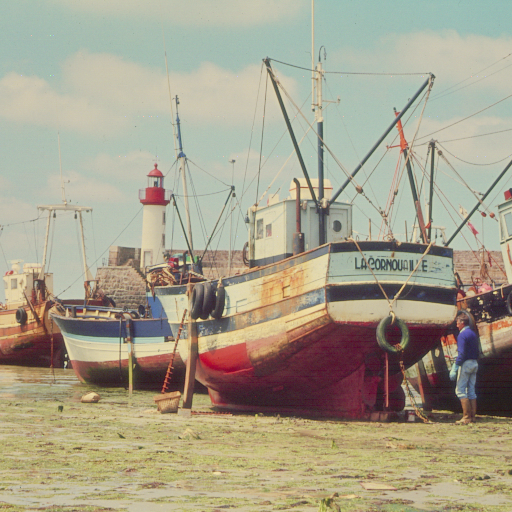
//> input picture tp2/images/boats.bmp, 512 x 512 px
$ ./mainTp2 images/boats.bmp   (built with g++ and OpenCV 4)
//> lines starting //> are read from the running program, lines starting //| are printed output that depends on the picture; after the words box and inside, x2 and y2 are one past the last pixel; in counts of white or black regions, pixels touching at a corner belong together

#include <iostream>

#include <opencv2/opencv.hpp>
#include <opencv2/core/core.hpp>
#include <opencv2/highgui/highgui.hpp>
#include <opencv2/imgproc/imgproc.hpp>
#include <opencv2/line_descriptor/descriptor.hpp>

//#include <opencv2/contrib/contrib.hpp>

using namespace cv;
using namespace std;

void saveImage(const Mat & src, Mat & out, std::string name) {
	Mat tmp;
	src.convertTo(tmp, CV_8UC1, 255);
	out = tmp;
	imwrite("../SaveTP2/im"+name+".bmp", out);
}

//=======================================================================================
// computeHistogram
//=======================================================================================
void computeHistogram(const Mat& inputComponent, Mat& myHist)
{
	/// Establish the number of bins
	int histSize = 256;
	/// Set the ranges ( for B,G,R) )
	float range[] = { 0, 256 } ;
	const float* histRange = { range };
	bool uniform = true;
	bool accumulate = false;

	/// Compute the histograms:
	calcHist( &inputComponent, 1, 0, Mat(), myHist, 1, &histSize, &histRange, uniform, accumulate );
}

//=======================================================================================
// displayHistogram
//=======================================================================================
void displayHistogram(const Mat& myHist, std::string name)
{
	// Establish the number of bins
	int histSize = 256;
	// Draw one histogram
	int hist_w = 512; int hist_h = 400;
	int bin_w = cvRound( (double) hist_w/histSize );
	Mat histImage( hist_h, hist_w, CV_8UC3, Scalar( 0,0,0) );
	/// Normalize the result to [ 0, histImage.rows ]
	Mat myHistNorm;
	normalize(myHist, myHistNorm, 0, histImage.rows, NORM_MINMAX, -1, Mat() );

	/// Draw for each channel
	for( int i = 1; i < histSize; i++ )
	{
		line( histImage, Point( bin_w*(i-1), hist_h - cvRound(myHistNorm.at<float>(i-1)) ) , Point( bin_w*(i), hist_h - cvRound(myHistNorm.at<float>(i)) ), Scalar( 255, 255, 255), 2, 8, 0 );
	}
	/// Display
	Mat histImageSave;
	saveImage(histImage, histImageSave, "histo"+name);
}

//=======================================================================================
// Mat norm_0_255(InputArray _src)
// Create and return normalized image
//=======================================================================================
// [17 lines left out: function norm_0_255, not called in this run]

//Conversion BGR --> YCrCb
void bgrToYCrCb(const Mat & src, Mat & out) {
	cvtColor(src, out, cv::COLOR_BGR2YCrCb);
}

//=======================================================================================
// EQM
//=======================================================================================
double eqm(const Mat & img1, const Mat & img2)
{
	double eqm = 0;
	for(int i=0; i < img1.rows; i++)
	{
		const unsigned char* Mimg1 = img1.ptr<unsigned char>(i);
		const unsigned char* Mimg2 = img2.ptr<unsigned char>(i);
		for(int j=0; j < img1.cols; j++)
		{
			eqm += (double) (abs(Mimg1[j] - Mimg2[j]) * abs(Mimg1[j] - Mimg2[j]));
		}
	}
	eqm = eqm/(double)(img1.rows * img1.cols);
	return eqm;
}

//=======================================================================================
// psnr
//=======================================================================================
// [6 lines left out: function psnr, not called in this run]

double psnrFloat(const Mat & imgSrc, const Mat & imgDeg)
{
	//Conversion
	Mat imgSrcUCHAR;
	imgSrc.convertTo(imgSrcUCHAR, CV_8UC1, 255);
	Mat imgDegUCHAR;
	imgDeg.convertTo(imgDegUCHAR, CV_8UC1, 255);

	//Calculs
	double EQM = eqm(imgSrcUCHAR,imgDegUCHAR);
	double PSNR = 10*log10(255*255/EQM);
	return PSNR;
}

//=======================================================================================
// entropie
//=======================================================================================
double entropie(Mat & imgSrc)
{
	Mat histo;
   	computeHistogram(imgSrc,histo);
	double res = 0;
	for(int i = 0; i < histo.rows; i++) {
		float proba = histo.at<float>(i)/(imgSrc.rows*imgSrc.cols);
		if(proba > 0) res += proba*log2(proba);
	}
	return -res;
}

//=======================================================================================
// Coeffs dct
//=======================================================================================
void dctCoeffs(const Mat & in, Mat & outColor, Mat & out) {
	Mat inUCHAR;
	in.convertTo(inUCHAR, CV_8UC1, 255);
	Mat outCalcul = Mat(inUCHAR.rows, inUCHAR.cols, CV_8UC1);
	out = Mat(inUCHAR.rows, inUCHAR.cols, CV_8UC1);

	double min, max;
	minMaxLoc(inUCHAR,&min,&max);
	for(int i = 0; i < in.rows; i++) {
		for(int j = 0; j < in.cols; j++) {
			out.at<uchar>(i,j) = log(1+abs(inUCHAR.at<uchar>(i,j)))/log(1+max)*255;
		}
	}
	applyColorMap(out, outColor, COLORMAP_JET);
}

//=======================================================================================
// recopier Block
//=======================================================================================
void RecopieBlock(const Mat & in, Mat & out,int i,int j) {
	for(int i2 = 0; i2 < 8; i2++) {
		for(int j2 = 0; j2 < 8; j2++) {
			out.at<float>(i+i2,j+j2) =in.at<float>(i2,j2);
		}
	}
}

//=======================================================================================
// filtre A
//=======================================================================================
void filtreA(Mat & in) {
	Mat filtre = Mat(8,8, CV_32FC1);
	for(int i=0;i<in.rows;i++){
		for(int j=0;j<in.cols;j++){
			filtre.at<float>(i,j) =0;
		}
	}

	filtre.at<float>(0,0) =1.f;
	filtre.at<float>(0,1) =1.f;
	filtre.at<float>(0,2) =1.f;
	filtre.at<float>(0,3) =1.f;
	filtre.at<float>(0,4) =1.f;
	filtre.at<float>(1,0) =1.f;
	filtre.at<float>(1,1) =1.f;
	filtre.at<float>(1,2) =1.f;
	filtre.at<float>(1,3) =1.f;
	filtre.at<float>(2,0) =1.f;
	filtre.at<float>(2,1) =1.f;
	filtre.at<float>(2,2) =1.f;
	filtre.at<float>(3,0) =1.f;
	filtre.at<float>(3,1) =1.f;
	filtre.at<float>(4,0) =1.f;
	for(int i=0;i<in.rows;i++){
		for(int j=0;j<in.cols;j++){
			in.at<float>(i,j) =in.at<float>(i,j)*filtre.at<float>(i,j);
		}
	}
}

//=======================================================================================
// filtre B
//=======================================================================================
// [90 lines left out: function filtreB, not called in this run]

//=======================================================================================
// DCT par blocs
//=======================================================================================
void dctParBlocs(const Mat & in, Mat & DCT,Mat & DCTinv, int choix) {
	for(int i = 0; i < in.rows; i = i+8) {
		for(int j = 0; j < in.cols; j = j+8) {
			Mat bloc = in(Rect(j,i,8,8));

			Mat DCTBloc;
			dct(bloc,DCTBloc);
			if(choix == 1) filtreA(DCTBloc);
			if(choix == 2) filtreB(DCTBloc,1);
			RecopieBlock(DCTBloc,DCT,i,j);

			Mat DCTBlocInv;
			if(choix == 2) filtreB(DCTBloc,2);
			dct(DCTBloc,DCTBlocInv,DCT_INVERSE);
			RecopieBlock(DCTBlocInv,DCTinv,i,j);
		}
	}
}


//=======================================================================================
//=======================================================================================
// MAIN
//=======================================================================================
//=======================================================================================
int main(int argc, char** argv){
  if (argc < 2){
    std::cout << "No image data... At least one argument is required! \n";
    return -1;
  }

  Mat inputImageSrc;

  // Ouvrir l'image d'entr�e et v�rifier que l'ouverture du fichier se d�roule normalement
  Mat inputImageSrcTmp = imread(argv[1], IMREAD_COLOR);
//> inputImageSrcTmp is the input picture: 512 rows x 512 cols, CV_8UC3; mean B, G, R 139.1, 160, 166
  if(!inputImageSrcTmp.data ) { // Check for invalid input
        std::cout <<  "Could not open or find the image " << argv[1] << std::endl ;
		waitKey(0); // Wait for a keystroke in the window
        return -1;
  }

  inputImageSrcTmp.convertTo(inputImageSrc, CV_32FC3);
  inputImageSrc=inputImageSrc/255;

  //Conversion en YCbCR
  Mat imYCrCb;
  bgrToYCrCb(inputImageSrc,imYCrCb);
//> in bgrToYCrCb, `cvtColor(src, out, cv::COLOR_BGR2YCrCb);`: out: 512 rows x 512 cols, CV_32FC3; mean of channels 0, 1, 2 0.625, 0.518, 0.455

  //Save ImageYCbCr
  Mat imSaveYCrCb;
  saveImage(imYCrCb, imSaveYCrCb, "YCbCr");
//> in saveImage, `src.convertTo(tmp, CV_8UC1, 255);`:
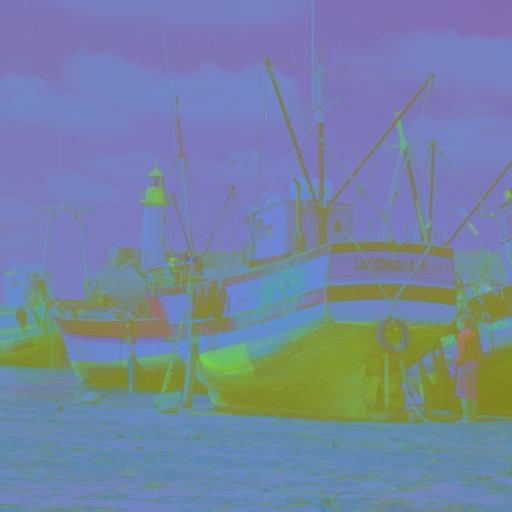
//> tmp: 512 rows x 512 cols, CV_8UC3; mean B, G, R 159.4, 132.2, 116

  //std::cout << check << std::endl;

  std::vector<Mat> canaux;
  split(imYCrCb,canaux);
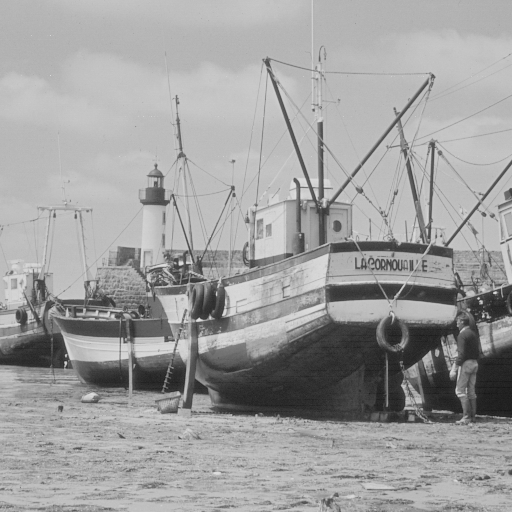
//> canaux[0]: 512 rows x 512 cols, CV_32FC1; min 0.0902, max 0.879, mean 0.625
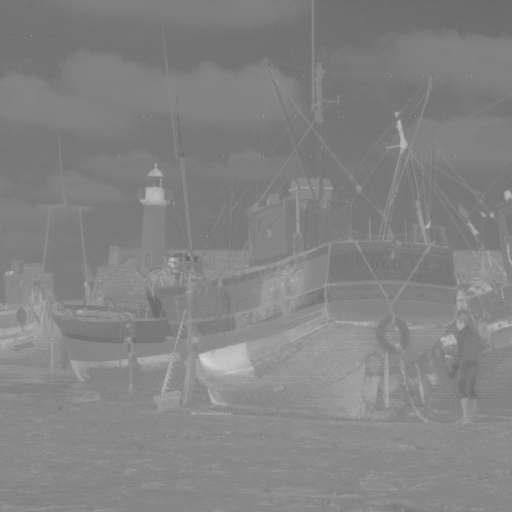
//> canaux[1]: 512 rows x 512 cols, CV_32FC1; min 0.353, max 0.852, mean 0.518
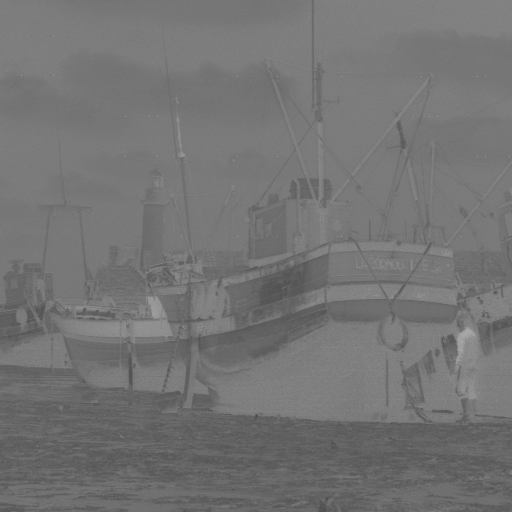
//> canaux[2]: 512 rows x 512 cols, CV_32FC1; min 0.31, max 0.682, mean 0.455
  std::string noms[] = {"Y","Cr","Cb"};
  int i = 0;
  for(Mat im : canaux) {
	Mat imSaveCanaux;
	saveImage(im, imSaveCanaux, noms[i]);
	i++;
  }
//> this loop made 3 passes
//> after the loop, i = 3

  /*****
   * DCT
   *****/

  i = 0;
  Mat dIm;
  Mat dinvIm;
  int choixFiltre;
  cout << "Choisissez un filtre (1,2,3,4,5,6)" << endl;
  cout << "0 : pas de filtre" << endl;
  cout << "1 : carré en bas à droite" << endl;
  cout << "2 : rectangle horizontal en bas" << endl;
  cout << "3 : rectangle vertical à droite" << endl;
  cout << "4 : carré en haut à droite" << endl;
  cout << "5 : carré en haut à gauche" << endl;
  cout << "6 : carré en bas à gauche" << endl;
  cout << "7 : annulation fréquence nulle" << endl;
  cin >> choixFiltre;
//> the answer given: 1

  /*
  * Étude DCT image
  */

  for(Mat im : canaux) {
	//dct
	dct(im,dIm);
	Mat imSaveDct;
	saveImage(dIm, imSaveDct, "DCT"+noms[i]);

	//Filtre
	if(choixFiltre == 1) dIm(Rect(dIm.cols/2, dIm.rows/2, dIm.cols/2, dIm.rows/2)) = 0;
	else if(choixFiltre == 2) dIm(Rect(0, dIm.rows/2, dIm.cols, dIm.rows/2)) = 0;
	else if(choixFiltre == 3) dIm(Rect(dIm.cols/2, 0, dIm.cols/2, dIm.rows)) = 0;
	else if(choixFiltre == 4) dIm(Rect(dIm.cols/2, 0, dIm.cols/2, dIm.rows/2)) = 0;
	else if(choixFiltre == 5) dIm(Rect(0, 0, dIm.cols/2, dIm.rows/2)) = 0;
	else if(choixFiltre == 6) dIm(Rect(0, dIm.rows/2, dIm.cols/2, dIm.rows/2)) = 0;
	if (choixFiltre == 7) dIm.at<float>(0, 0) = 0;

	//Enregistrement filtre
	Mat masque = Mat(dIm.rows,dIm.cols, CV_32FC1);
	for (int ligne = 0; ligne < dIm.rows; ligne++) {
		for (int colonne = 0; colonne < dIm.cols; colonne++) {
			masque.at<float>(ligne, colonne) = 1;
		}
	}
	if (choixFiltre == 1) masque(Rect(dIm.cols / 2, dIm.rows / 2, dIm.cols / 2, dIm.rows / 2)) = 0;
	else if (choixFiltre == 2) masque(Rect(0, dIm.rows / 2, dIm.cols, dIm.rows / 2)) = 0;
	else if (choixFiltre == 3) masque(Rect(dIm.cols / 2, 0, dIm.cols / 2, dIm.rows)) = 0;
	else if (choixFiltre == 4) masque(Rect(dIm.cols / 2, 0, dIm.cols / 2, dIm.rows / 2)) = 0;
	else if (choixFiltre == 5) masque(Rect(0, 0, dIm.cols / 2, dIm.rows / 2)) = 0;
	else if (choixFiltre == 6) masque(Rect(0, dIm.rows / 2, dIm.cols / 2, dIm.rows / 2)) = 0;

	Mat saveMasque;
	saveImage(masque, saveMasque, "Masque");

	//dct coeffs
	Mat coeffsDCTColor;
	Mat coeffsDCT;
	dctCoeffs(dIm,coeffsDCTColor,coeffsDCT);
	Mat imSaveCoeffsDctColor;
	saveImage(coeffsDCTColor, imSaveCoeffsDctColor, "CoeffsDCTColor"+noms[i]);

	Mat imSaveCoeffsDcttest;
	saveImage(coeffsDCT, imSaveCoeffsDcttest, "CoeffsDCT"+noms[i]);

	//histo dct coeffs
	Mat histoCanaux;
	Mat imUCHAR;
	im.convertTo(imUCHAR, CV_8UC1, 255);
	computeHistogram(imUCHAR, histoCanaux);
	displayHistogram(histoCanaux, noms[i]);

	Mat histoCoeffsDCT;
	computeHistogram(coeffsDCT, histoCoeffsDCT);
	displayHistogram(histoCoeffsDCT, noms[i]+"CoeffDCT");

	//Entropie
	cout << "Entropie " << noms[i] << " : " << entropie(imUCHAR) << endl;
	cout << "Entropie " << noms[i] << "CoeffsDCT : " << entropie(coeffsDCT) << endl;

	//dct inv
	dct(dIm,dinvIm, DCT_INVERSE);
	Mat imSaveInvDct;
	saveImage(dinvIm, imSaveInvDct, "DCTInv"+noms[i]);

	std::cout << "PSNR " << noms[i] << " = " << psnrFloat(im, dinvIm) << std::endl;
	i++;
  }
//> this loop made 3 passes
//> (EQM in psnrFloat, PSNR in psnrFloat) on passes 1 to 3: (2.99, 43.38), (0.603, 50.33), (0.822, 48.98)
//| Entropie Y : 6.64902
//| Entropie YCoeffsDCT : 2.70271
//| PSNR Y = 43.3779
//| Entropie Cr : 5.4381
//| Entropie CrCoeffsDCT : 1.75405
//| PSNR Cr = 50.3289
//| Entropie Cb : 5.25141
//| Entropie CbCoeffsDCT : 1.87382
//| PSNR Cb = 48.9811
//> pass 1, in saveImage (call 6), `src.convertTo(tmp, CV_8UC1, 255);`:
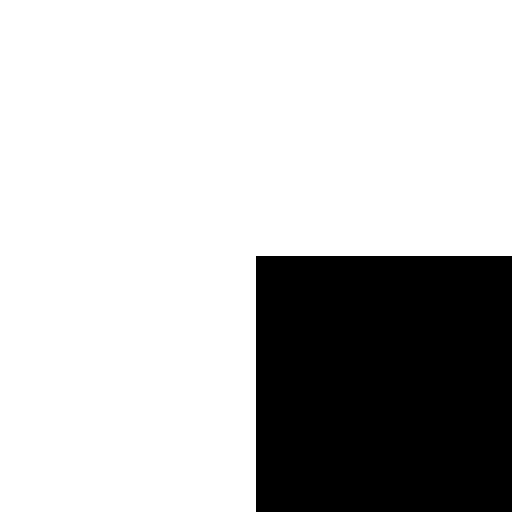
//> tmp: 512 rows x 512 cols, CV_8UC1; 75% white; 1 black region, box (x1, y1, x2, y2) and area: (256, 256, 512, 512) 65536
//> after the loop, i = 3

  /*
  * Étude DCT blocs 8*8
  */
   cout << "Nombre de lignes : " << imYCrCb.rows << endl;
//| Nombre de lignes : 512
   cout << "Nombre de colonnes : " << imYCrCb.cols << endl;
//| Nombre de colonnes : 512

  i = 0;
  cout << "DCT par blocs : " << endl;
  cout << "0 : sans filtre " << endl;
  cout << "1 : avec filtre a) : " << endl;
  cout << "2 : avec filtre b) : " << endl;
  int choix;
  cin >> choix;
//> the answer given: 1
  for(Mat im : canaux) {
	   	Mat DCT = Mat(im.rows,im.cols, CV_32FC1);
	  	Mat DCTinv = Mat(im.rows,im.cols, CV_32FC1);
	  	dctParBlocs(im,DCT,DCTinv, choix);
	  	Mat imSaveDct;
		saveImage(DCT, imSaveDct, "DCTBlocs"+noms[i]);
		Mat imSaveInvDct;
		saveImage(DCTinv, imSaveInvDct, "DCTBlocsInv"+noms[i]);

		cout << "PSNR blocs " << noms[i] << " = " << psnrFloat(im, DCTinv) << endl;
		i++;
  }
//> this loop made 3 passes
//> (EQM in psnrFloat, PSNR in psnrFloat) on passes 1 to 3: (49.44, 31.19), (2.93, 43.46), (4.37, 41.72)
//| PSNR blocs Y = 31.1904
//| PSNR blocs Cr = 43.4601
//| PSNR blocs Cb = 41.7241
//> pass 1, `dctParBlocs(im,DCT,DCTinv, choix);`:
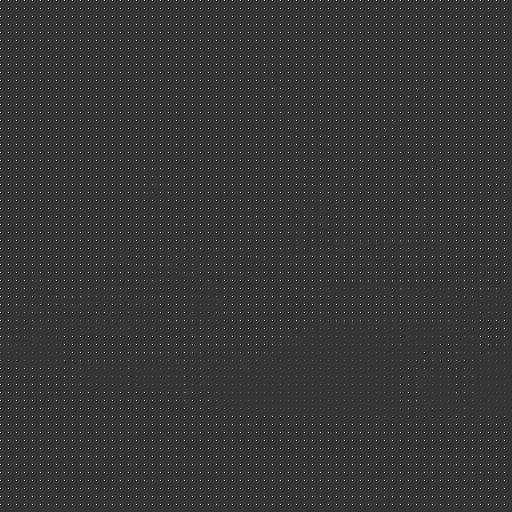
//> DCT: 512 rows x 512 cols, CV_32FC1; min -1.8, max 6.71, mean 0.0783; drawn with min black and max white
//> pass 1, in saveImage (call 26), `src.convertTo(tmp, CV_8UC1, 255);`:
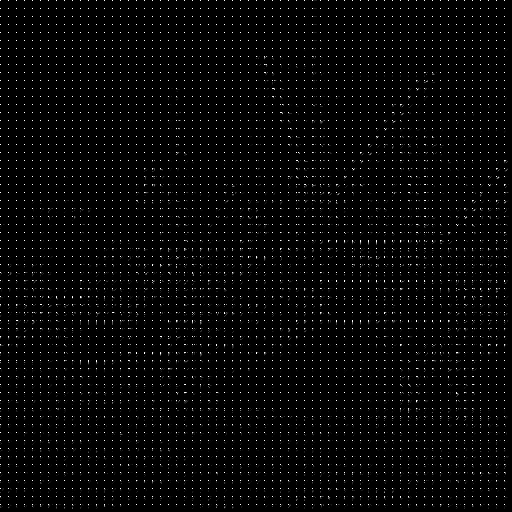
//> tmp: 512 rows x 512 cols, CV_8UC1; min 0, max 255, mean 5.8
//> after the loop, i = 3


  return 0;
}
